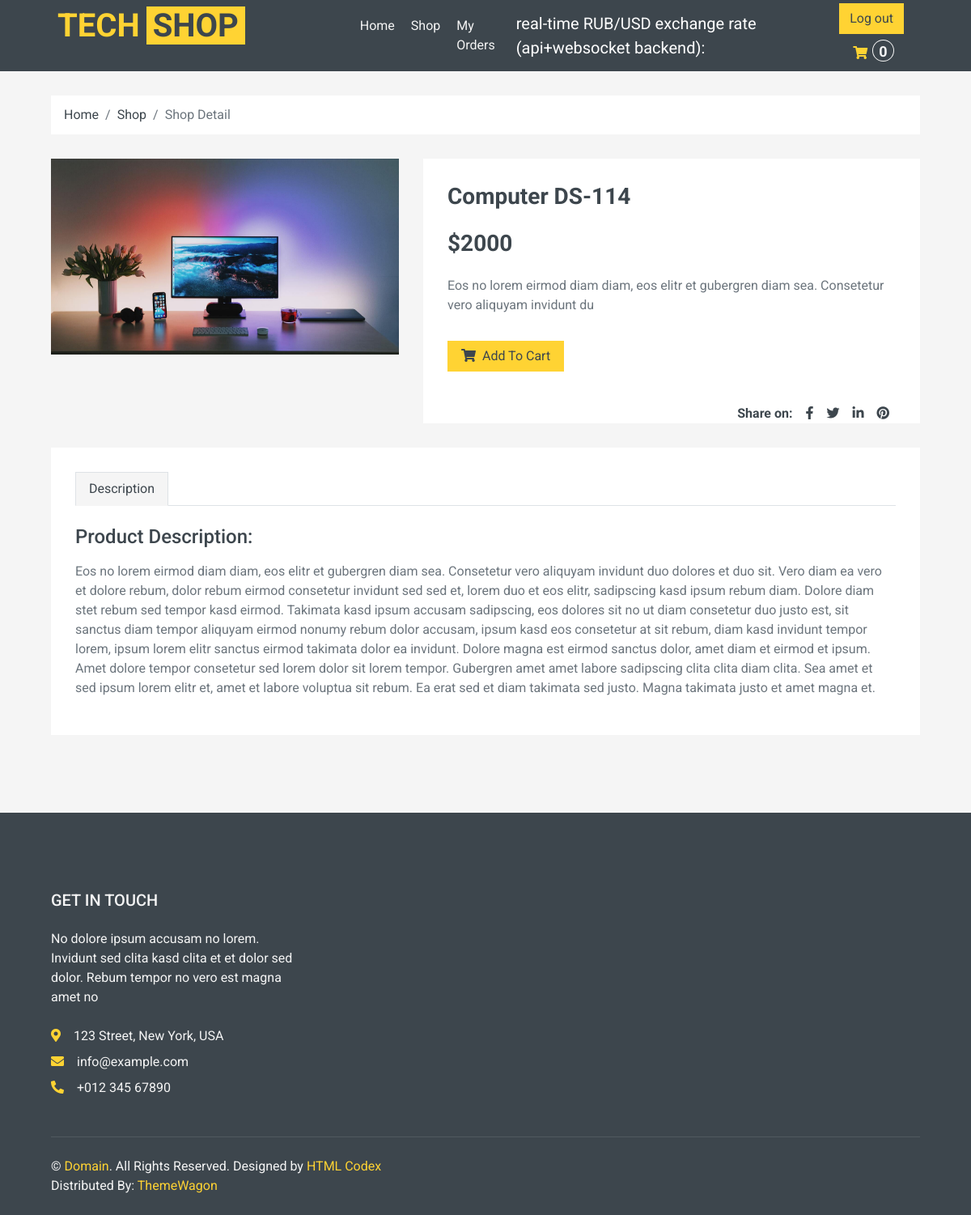
Screenshot of /detail/computer-ds-114-1671782489 (signed in) with the database file from the repository.
### shop/models.py (models this page shows, shortened)
class Product(models.Model):
    CATEGORY = (
    ("Tech", "Tech"),
    ("New", "New"),
    ("Popular", "Popular"),
    )
    default_description = """
    Eos no lorem eirmod diam diam, eos elitr et gubergren diam sea. Consetetur vero aliquyam invidunt duo dolores et duo sit. Vero diam ea vero et dolore rebum, dolor rebum eirmod consetetur invidunt sed sed et, lorem duo et eos elitr, sadipscing kasd ipsum rebum diam. Dolore diam stet rebum sed tempor kasd eirmod. Takimata kasd ipsum accusam sadipscing, eos dolores sit no ut diam consetetur duo justo est, sit sanctus diam tempor aliquyam eirmod nonumy rebum dolor accusam, ipsum kasd eos consetetur at sit rebum, diam kasd invidunt tempor lorem, ipsum lorem elitr sanctus eirmod takimata dolor ea invidunt.

    Dolore magna est eirmod sanctus dolor, amet diam et eirmod et ipsum. Amet dolore tempor consetetur sed lorem dolor sit lorem tempor. Gubergren amet amet labore sadipscing clita clita diam clita. Sea amet et sed ipsum lorem elitr et, amet et labore voluptua sit rebum. Ea erat sed et diam takimata sed justo. Magna takimata justo et amet magna et.
    """
    name = models.CharField(verbose_name = "название продукта" , max_length = 100)
    price = models.IntegerField(null = True, blank = True)
    description = models.TextField(default = default_description, blank = True)
    rating = models.IntegerField(null = True, blank = True)
    pic = models.ImageField(upload_to = "shop/%Y/%m", null = True, blank = True, default = "default_picture.png")
    added_at = models.DateTimeField(verbose_name = "Data of appearance", auto_now_add = True, null = True)
    category = models.CharField(max_length = 100, choices = CATEGORY)
    slug = models.SlugField(blank = True, null = True, unique = True)

### shop/views.py (the view)
# urls.py: path('detail/<slug:product_slug>', detail, name = "detail"),
def detail(request, product_slug):
    product = Product.objects.get(slug = product_slug)
    ctx = {"product":product}
    return render(request,"detail.html",ctx)

### shop/context_processors.py (called while the page is built)
def get_cart_total(request):
    crt = get_cart(request)
    return {"crt_total_quantity": crt.order_total_quantity}

### shop/models.py (called while the page is built)
    @property
    def order_total_quantity(self):
        return sum([item.quantity for item in self.orderitem_set.all()])

### shop/utils.py (called while the page is built)
def get_cart(request):
    user = request.user
    if user.is_authenticated:
        crt, created = Order.objects.get_or_create(customer = user, status = "Cart")
    else:
        crt, created = Order.objects.get_or_create(customer = None, status = "Cart")
    return crt

### templates/detail.html (shortened to what this page needs)
{%extends "main.html"%}
{%load static%}
{%block detail%}
    <div class="container-fluid">
        <div class="row px-xl-5">
            <div class="col-12">
                <nav class="breadcrumb bg-light mb-30">
                  <a class="breadcrumb-item text-dark" href="{%url 'index'%}">Home</a>
                  <a class="breadcrumb-item text-dark" href="{%url 'shop'%}">Shop</a>
                    <span class="breadcrumb-item active">Shop Detail</span>
                </nav>
            </div>
        </div>
    </div>
    <div class="container-fluid pb-5">
        <div class="row px-xl-5 ">
            <div class="col-lg-5 mb-30">
                <div id="product-carousel" class="carousel slide" data-ride="carousel">
                    <div class="carousel-inner bg-light">
                        <div class="carousel-item active">
                            <img class="w-100 h-100" src="{{ product.pic.url }}" alt="Image">
                        </div>
                    </div>
                </div>
            </div>
            <div class="col-lg-7 h-auto mb-30">
                <div class="h-100 bg-light p-30">
                    <h3>{{product.name}}</h3>
                    <h3 class="font-weight-semi-bold mb-4">${{product.price}}</h3>
                    <p class="mb-4">{{product.description|slice:"100"}}</p>
                    <div class="d-flex align-items-center mb-4 pt-2">
                        <button class="btn btn-primary px-3 change_cart_btn" data-product_id = "{{product.id}}" data-action = "add"><i class="fa fa-shopping-cart mr-1"></i> Add To
                            Cart</button>
                    </div>
                    <div class="d-flex pt-3" style = "float:right;">
                        <strong class="text-dark mr-2">Share on:</strong>
                        <div class="d-inline-flex">
                            <a class="text-dark px-2" href="http://www.facebook.com">
                                <i class="fab fa-facebook-f"></i>
                            </a>
                            <a class="text-dark px-2" href="https://twitter.com/?">
                                <i class="fab fa-twitter"></i>
                            </a>
                            <a class="text-dark px-2" href="https://www.linkedin.com/">
                                <i class="fab fa-linkedin-in"></i>
                            </a>
                            <a class="text-dark px-2" href="https://www.pinterest.it/login/">
                                <i class="fab fa-pinterest"></i>
                            </a>
                        </div>
                    </div>
                </div>
            </div>
        </div>
        <div class="row px-xl-5">
            <div class="col">
                <div class="bg-light p-30">
                    <div class="nav nav-tabs mb-4">
                        <div class="nav-item nav-link text-dark active" data-toggle="tab" href="#tab-pane-1">Description</div>
                    </div>
                    <div class="tab-content">
                        <div class="tab-pane fade show active" id="tab-pane-1">
                            <h4 class="mb-3">Product Description:</h4>
                            <p>{{product.description}}</p>
                        </div>
                    </div>
                </div>
            </div>
        </div>
    </div>
{%endblock%}

### rows the page displays
Product: pic (picture), name "Computer DS-114", price "2000", description "Eos no lorem eirmod diam diam, eos elitr et gubergren diam sea. Consetetur vero aliquyam invidunt du", description "Eos no lorem eirmod diam diam, eos elitr et gubergren diam sea. Consetetur vero aliquyam invidunt duo dolores et duo sit. Vero diam ea vero et dolore rebum, dolor rebum eirmod consetetur invidunt sed sed et, lorem duo et eos elitr, sadipscing kasd ipsum rebum diam. Dolore diam stet rebum sed tempor kasd eirmod. Takimata kasd ipsum accusam sadipscing, eos dolores sit no ut diam consetetur duo justo est, sit sanctus diam tempor aliquyam eirmod nonumy rebum dolor accusam, ipsum kasd eos consetetur at sit rebum, diam kasd invidunt tempor lorem, ipsum lorem elitr sanctus eirmod takimata dolor ea invidunt. Dolore magna est eirmod sanctus dolor, amet diam et eirmod et ipsum. Amet dolore tempor…"

### other values shown
{{ crt_total_quantity }} "0"
